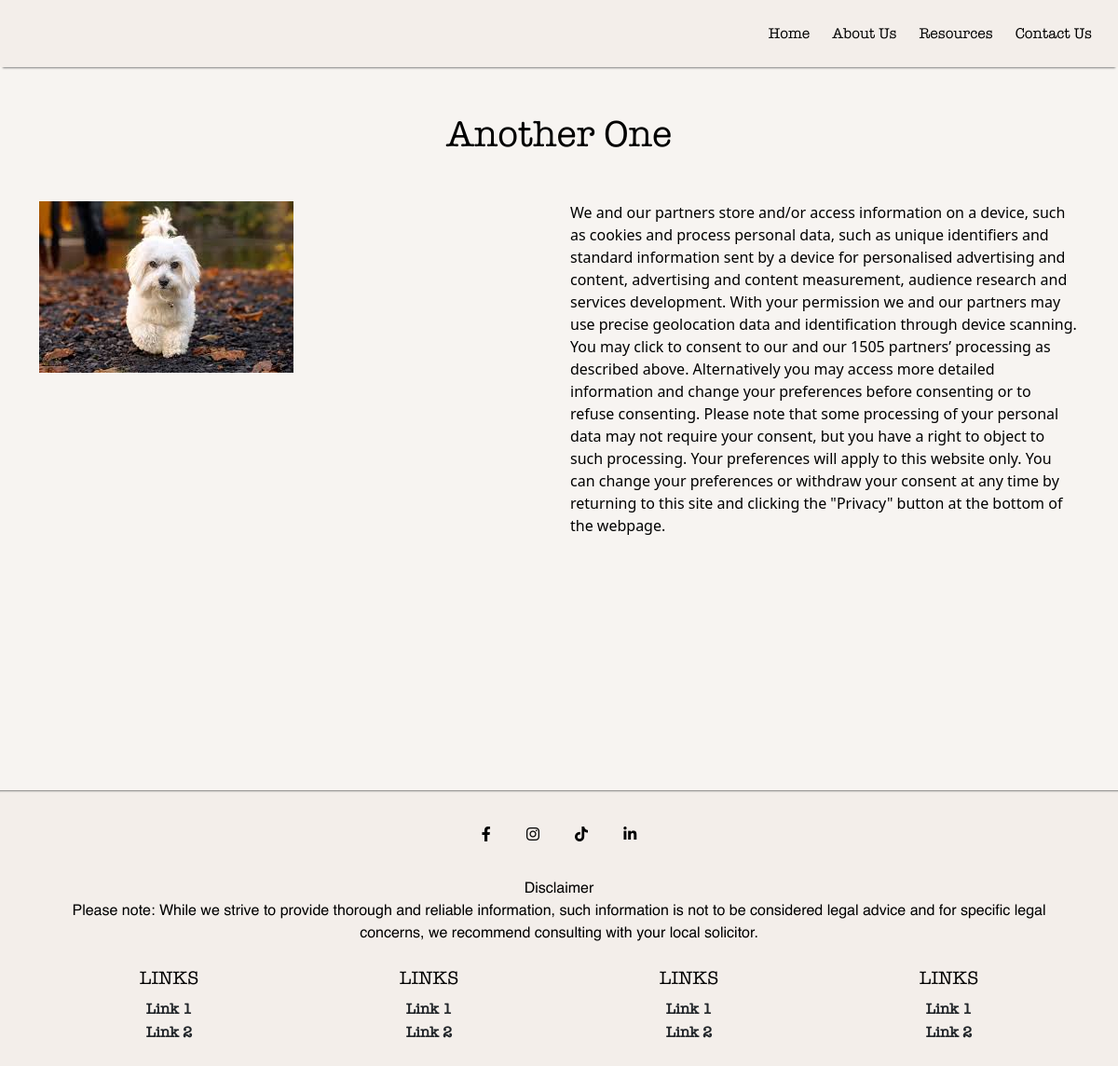
Page /events/another-one/ on the committed database.
### events/models.py (models this page shows, shortened)
class Event(models.Model):
    name = models.CharField(max_length=255)
    slug = models.SlugField(unique=True, blank=True)
    tagline = models.TextField(blank=True, null=True)
    description = models.TextField(blank=True, null=True)
    uploaded_at = models.DateTimeField(auto_now_add=True)
    featured = models.BooleanField(default=False)

class EventImage(models.Model):
    event = models.ForeignKey(Event, related_name='images', on_delete=models.CASCADE)
    image = models.ImageField(upload_to='event_images/')

### events/views.py (the view)
# urls.py: path('<slug:slug>/', views.event_detail, name='event_detail'),
def event_detail(request, slug):
    event = get_object_or_404(Event, slug=slug)
    return render(request, 'events/event_detail.html', {'event': event})

### events/templates/events/event_detail.html
{% extends "base.html" %}
{% load static %}
{% block content %}
<h1 class="my-5 text-center">{{event.name}}</h1>
<div class="container my-5 d-flex justify-content-center">
    <div class="row">
        <div class="col-md-6 col-lg-6 col-sm-12">
            <img class="img-fluid" src="{{ event.images.all.0.image.url }}">
        </div>
        <div class="col-md-6 col-lg-6 col-sm-12 d-flex align-items-center">
            {{ event.description }}
        </div>
    </div>
</div>
</div>
{% endblock %}

### static/css/style.css (style rules this page uses)
* { box-sizing: inherit; color: black; }
html { height: 100%; box-sizing: border-box; }
body { height: 100%; background-color:#F7F4F1; }
h1, h2, h3, h4, h5 { font-family:'American Typewriter'; color: black !important; text-transform: capitalize; }

### rows in the picture
Event: name "Another One", images.all.0.image (picture), description "We and our partners store and/or access information on a device, such as cookies and process personal data, such as unique identifiers and standard information sent by a device for personalised advertising and content, advertising and content measurement, audience research and services development. With your permission we and our partners may use precise geolocation data and identification through device scanning. You may click to consent to our and our 1505 partners’ processing as described above. Alternatively you may access more detailed information and change your preferences before consenting or to refuse consenting. Please note that some processing of your personal data may not…"
